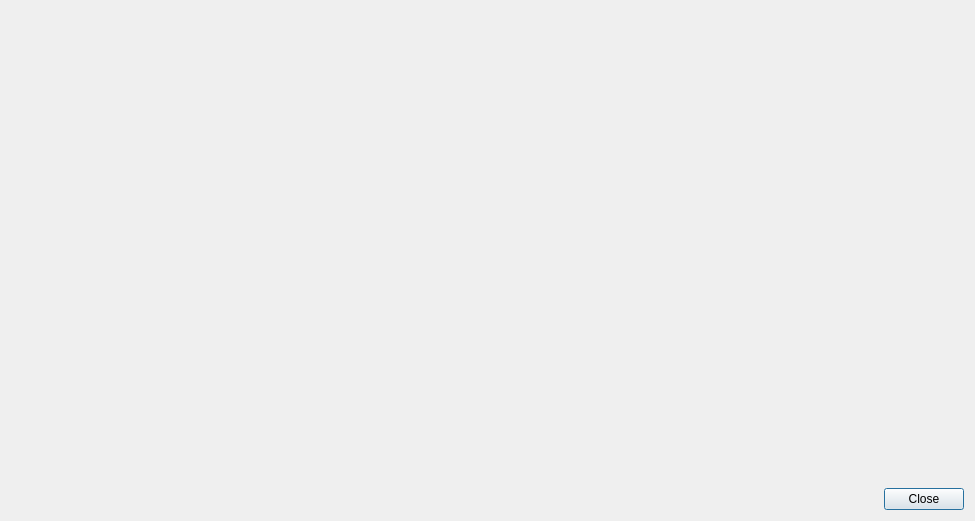
<?xml version="1.0" encoding="UTF-8"?>
<ui version="4.0">
 <class>SimpleMarsisViewerDialogBase</class>
 <widget class="QDialog" name="SimpleMarsisViewerDialogBase">
  <property name="geometry">
   <rect>
    <x>0</x>
    <y>0</y>
    <width>975</width>
    <height>521</height>
   </rect>
  </property>
  <property name="windowTitle">
   <string>Simple MARSIS Viewer</string>
  </property>
  <layout class="QVBoxLayout" name="verticalLayout">
   <item>
    <layout class="QVBoxLayout" name="verticalLayout_2">
     <item>
      <widget class="FiltersRadargramPlot" name="radar_plot" native="true"/>
     </item>
     <item>
      <layout class="QHBoxLayout" name="horizontalLayout">
       <item>
        <spacer name="horizontalSpacer">
         <property name="orientation">
          <enum>Qt::Horizontal</enum>
         </property>
         <property name="sizeHint" stdset="0">
          <size>
           <width>40</width>
           <height>20</height>
          </size>
         </property>
        </spacer>
       </item>
       <item>
        <widget class="QPushButton" name="closeButton">
         <property name="text">
          <string>Close</string>
         </property>
        </widget>
       </item>
      </layout>
     </item>
    </layout>
   </item>
  </layout>
 </widget>
 <customwidgets>
  <customwidget>
   <class>FiltersRadargramPlot</class>
   <extends>QWidget</extends>
   <header>Marsis.filters_radargram_plot</header>
   <container>1</container>
  </customwidget>
 </customwidgets>
 <resources/>
 <connections>
  <connection>
   <sender>closeButton</sender>
   <signal>clicked()</signal>
   <receiver>SimpleMarsisViewerDialogBase</receiver>
   <slot>close()</slot>
   <hints>
    <hint type="sourcelabel">
     <x>921</x>
     <y>387</y>
    </hint>
    <hint type="destinationlabel">
     <x>487</x>
     <y>260</y>
    </hint>
   </hints>
  </connection>
 </connections>
</ui>
